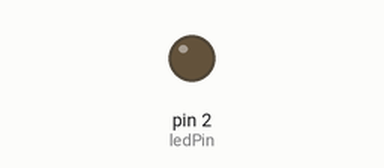
Simulated run of this sketch. Board: Arduino Uno, built with avr-gcc and run on an emulated ATmega328P. Shown: output pins drawn as LEDs (lit = HIGH).

Above: at 1.8 s.
At 39.1 s:
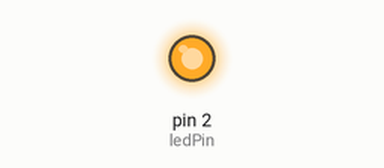
Timing chart, 0 to 39.5 s (numbered marks = the images above):
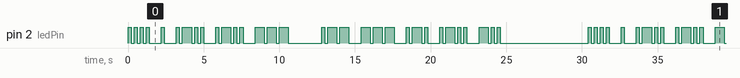

Measured:
- by itself, pin 2 (ledPin): moves between LOW and HIGH, repeating every 30.4 s
- by itself, everything shown: repeats every 30.4 s, in 64 steps

The sketch:

sketch_jun.hello_world_in_m_rsecode.ino
```cpp
const int ledPin = 2;  // LED an GPIO2, oft die eingebaute LED auf ESP8266

// Morse-Code Definitionen
const int dotDuration = 200;  // Dauer eines Punktes in Millisekunden
const int dashDuration = dotDuration * 3;  // Dauer eines Strichs
const int intraCharGap = dotDuration;  // Pause zwischen Punkten/Strichen eines Zeichens
const int interCharGap = dotDuration * 3;  // Pause zwischen Zeichen
const int interWordGap = dotDuration * 7;  // Pause zwischen Wörtern

// Morse-Code-Tabelle
const char* morseCodeTable[] = {
  ".-", "-...", "-.-.", "-..", ".", "..-.", "--.", "....", "..", ".---",
  "-.-", ".-..", "--", "-.", "---", ".--.", "--.-", ".-.", "...", "-",
  "..-", "...-", ".--", "-..-", "-.--", "--.."
};

void setup() {
  pinMode(ledPin, OUTPUT);
  digitalWrite(ledPin, LOW); // Sicherstellen, dass die LED zunächst aus ist
}

void loop() {
  const char* message = "HELLO WORLD";
  for (int i = 0; message[i] != '\0'; i++) {
    if (message[i] == ' ') {
      delay(interWordGap);  // Wortzwischenraum
    } else {
      sendMorseCode(message[i]);
      delay(interCharGap);  // Zeichenzwischenraum
    }
  }
  delay(5000);  // Pause zwischen Nachrichten
}

void sendMorseCode(char c) {
  if (c >= 'A' && c <= 'Z') {
    const char* morse = morseCodeTable[c - 'A'];
    while (*morse) {
      if (*morse == '.') {
        digitalWrite(ledPin, HIGH);
        delay(dotDuration);
        digitalWrite(ledPin, LOW);
      } else if (*morse == '-') {
        digitalWrite(ledPin, HIGH);
        delay(dashDuration);
        digitalWrite(ledPin, LOW);
      }
      morse++;
      delay(intraCharGap);  // Pause zwischen Punkten/Strichen
    }
  }
}
```
